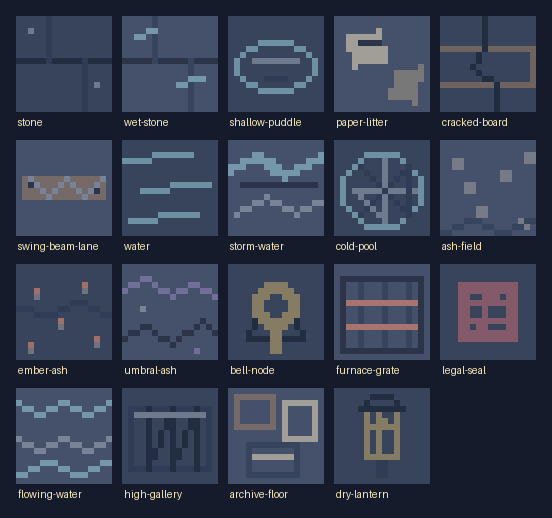
#> input picture assets/art/field-terrain-suite/field-terrain-contact-sheet.png, 552 x 518 px
$ python -i build_field_terrain_suite.py   (imports and definitions only)
#> lines starting #> are read from the running program, lines starting #| are printed output that depends on the picture
#!/usr/bin/env python3
"""Build deterministic transparent pixel overlays for every live field terrain tag."""

from __future__ import annotations

import argparse
import hashlib
import io
import json
import sys
from pathlib import Path

from PIL import Image, ImageDraw, ImageFont


ROOT = Path(__file__).resolve().parent
REPO = ROOT.parents[2]
SOURCE_PATH = ROOT / "field-terrain-suite.source.json"
ATLAS_PATH = ROOT / "field-terrain-atlas.png"
CONTACT_PATH = ROOT / "field-terrain-contact-sheet.png"
MANIFEST_PATH = ROOT / "manifest.json"
README_PATH = ROOT / "README.md"
RUNTIME_PATH = REPO / "game" / "assets" / "art" / "field-terrain-suite" / ATLAS_PATH.name
CELL = 16
COLUMNS = 5


# [11 lines left out: functions color, png_bytes, not called in this run]


def sha256(data: bytes) -> str:
    return hashlib.sha256(data).hexdigest()


# [102 lines left out: functions load_source, draw_tile, build_readme, not called in this run]


def build_outputs(source: dict) -> dict[Path, bytes]:
    terrain = source["terrainOrder"]
    atlas = Image.new("RGBA", (CELL * COLUMNS, CELL * source["sheet"]["rows"]), (0, 0, 0, 0))
    frames = []
    hashes = set()
    for index, tag in enumerate(terrain):
        frame = draw_tile(tag)
        frame_hash = sha256(frame.tobytes())
        if frame_hash in hashes:
            raise ValueError(f"Duplicate terrain overlay: {tag}")
        hashes.add(frame_hash)
        column, row = index % COLUMNS, index // COLUMNS
        atlas.alpha_composite(frame, (column * CELL, row * CELL))
        frames.append({
            "id": tag,
            "rect": [column * CELL, row * CELL, CELL, CELL],
            "rgbaSha256": frame_hash,
            "alphaBounds": list(frame.getchannel("A").getbbox()),
        })
    atlas_data = png_bytes(atlas)

    scale, margin, gap, label_h = 6, 16, 10, 18
    tile = CELL * scale
    rows = source["sheet"]["rows"]
    contact = Image.new("RGBA", (margin * 2 + COLUMNS * tile + (COLUMNS - 1) * gap, margin * 2 + rows * (tile + label_h) + (rows - 1) * gap), color("#151b2b"))
    contact_draw = ImageDraw.Draw(contact)
    font = ImageFont.load_default()
    for index, tag in enumerate(terrain):
        column, row = index % COLUMNS, index // COLUMNS
        x = margin + column * (tile + gap)
        y = margin + row * (tile + label_h + gap)
        base = color("#45516aff") if (column + row) % 2 else color("#38445cff")
        contact_draw.rectangle((x, y, x + tile - 1, y + tile - 1), fill=base)
        frame = atlas.crop((column * CELL, row * CELL, (column + 1) * CELL, (row + 1) * CELL))
        contact.alpha_composite(frame.resize((tile, tile), Image.Resampling.NEAREST), (x, y))
        contact_draw.text((x + 2, y + tile + 4), tag, font=font, fill=color("#f6e8b9ff"))
    contact_data = png_bytes(contact)

    manifest = {
        "assetId": source["assetId"],
        "status": "production-foundation-review",
        "authorship": source["authorship"],
        "runtimeIntegration": "campaign-decorative-overlays-over-level-owned-color-with-geometric-fallback",
        "coverage": {"liveLevelCount": 48, "liveTerrainKeys": len(terrain)},
        "geometry": {"frameWidth": CELL, "frameHeight": CELL, "columns": COLUMNS, "rows": rows, "sheetWidth": atlas.width, "sheetHeight": atlas.height},
        "terrainOrder": terrain,
        "frames": frames,
        "exports": [
            {"file": ATLAS_PATH.name, "purpose": "transparent-runtime-atlas", "width": atlas.width, "height": atlas.height, "sha256": sha256(atlas_data)},
            {"file": CONTACT_PATH.name, "purpose": "labeled-review-only-not-runtime", "width": contact.width, "height": contact.height, "sha256": sha256(contact_data)},
        ],
        "restrictions": source["restrictions"],
    }
    manifest_data = (json.dumps(manifest, indent=2, ensure_ascii=False) + "\n").encode("utf-8")
    return {ATLAS_PATH: atlas_data, CONTACT_PATH: contact_data, MANIFEST_PATH: manifest_data, README_PATH: build_readme(), RUNTIME_PATH: atlas_data}


# [17 lines left out: function main, not called in this run]


# [2 lines not run here, left out]

>>> import cv2
>>> picture = cv2.imread('field-terrain-contact-sheet.png', cv2.IMREAD_GRAYSCALE)
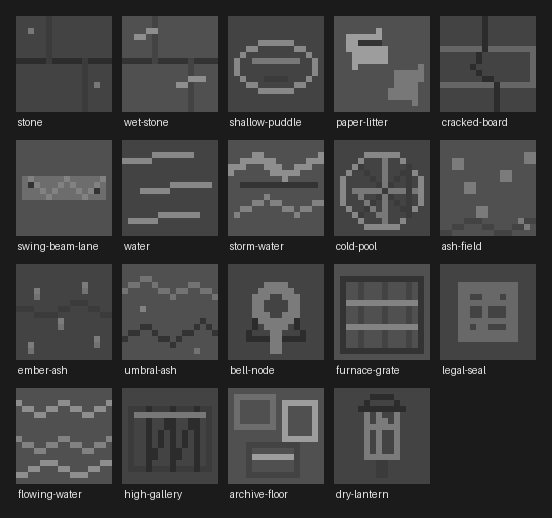
#> picture: shape (518, 552); min 27, max 229, mean 60.4
#> (the run stopped early here; a loop or call above may not have finished)
